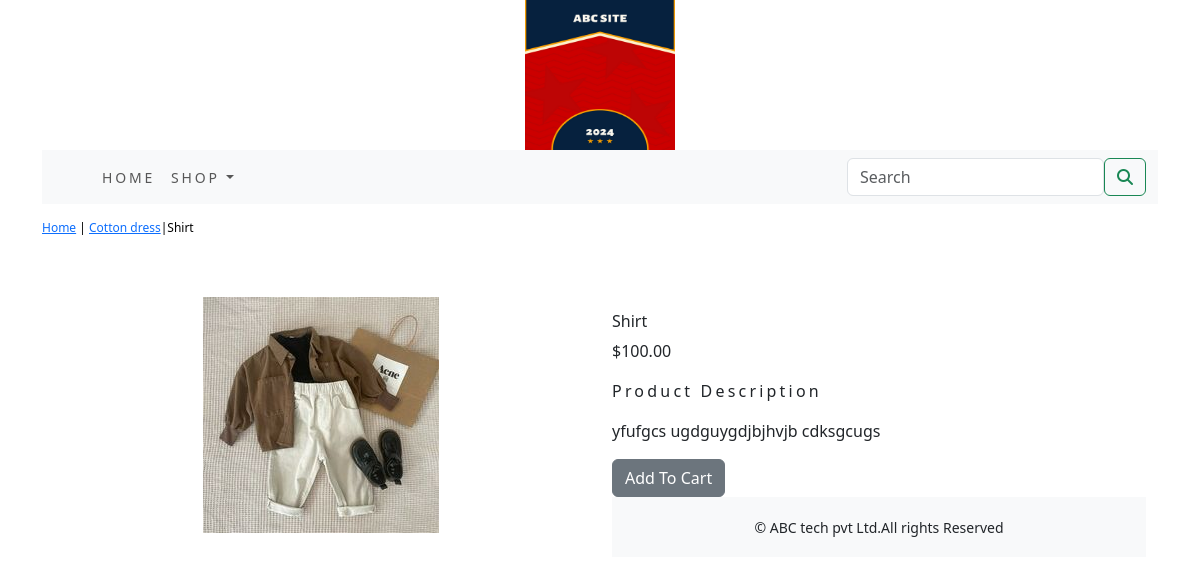
/shop/cotton-dress/shirt/, run on the app's committed database.
### shop/models.py (models this page shows, shortened)
class Product(models.Model):
    name = models.CharField(max_length=250,unique=True)
    slug = models.SlugField(max_length=250,unique=True)
    description = models.TextField(blank=True)
    price = models.DecimalField(max_digits=10,decimal_places=2)
    category = models.ForeignKey(Category,on_delete=models.CASCADE)
    image = models.ImageField(upload_to='product',blank=True)
    stock = models.IntegerField()
    available = models.BooleanField(default=True)
    created = models.DateTimeField(auto_now_add=True)
    updated = models.DateTimeField(auto_now=True)
    class Meta:
        ordering = ('name',)
        verbose_name = 'product'
        verbose_name_plural = 'products'

class Category(models.Model):
    name = models.CharField(max_length=250,unique=True)
    slug = models.SlugField(max_length=250,unique=True)
    description = models.TextField(blank=True)
    image = models.ImageField(upload_to='category',blank=True)
    class Meta:
        ordering = ('name',)
        verbose_name = 'category'
        verbose_name_plural = 'categories'
    def get_url(self):
        return reverse('shop:products_by_category',args=[self.slug])
    def __str__(self):
        return '{}'.format(self.name)

### shop/views.py (the view)
# urls.py: path('<slug:c_slug>/<slug:product_slug>/',views.proDetail,name='prodCatdetail'),
def proDetail(request,c_slug,product_slug):
    try:
        product=Product.objects.get(category__slug=c_slug,slug=product_slug)
    except Exception as e:
        raise e
    return render(request,'product.html',{'product':product})

### cart/context_processors.py (called while the page is built)
def counter(request):
    item_count=0
    if 'admin' in request.path:
        return {}
    else:
        try:
            cart=Cart.objects.filter(cart_id=_cart_id(request))
            cart_items=CartItem.objects.all().filter(cart=cart[:1])
            for cart_item in cart_items:
                item_count += cart_item.quantity
        except Cart.DoesNotExist:
            item_count =0
    return  dict(item_count=item_count)

### cart/views.py (called while the page is built)
def _cart_id(request):
    cart=request.session.session_key
    if not cart:
        cart=request.session.create()
    return cart

### shop/context_processors.py (called while the page is built)
def menu_links(request):
    links=Category.objects.all()
    return dict(links=links)

### templates/product.html (shortened to what this page needs)
{% extends 'base.html' %}
{% load static %}
{% block content %}
<div class="row my_prod_row_class">
    <div class="mx_auto">
        <p> <a href="{% url 'shop:allProdCat' %}">Home</a> | <a href="{{product.category.get_url}}">{{product.category}}</a>|{{product.name}}</p>
    </div>
</div>
<div class="container">
<br>
<div class="row">
    <div class="col-12 col-sm-12 col-md-12 col-lg-6 text-center">
        <div style="min-width:18rem">
            <img src="{{product.image.url}}" alt="{{product.name}}">
        </div>
    </div>
        <div class="col-12 col-sm-12 col-md-12 col-lg-6">
            <div>
            <h1 class="my_prod_title">{{product.name}}</h1>
            <p>${{product.price}}</p>
            <p class="my_title">Product Description</p>
            <p class="text-justify my_prod_text">{{product.description}}</p>
            {% if product.stock <= 0 %}
            <p class="text-justify my_prod_text"><b>OUT OF STOCK</b></p>
            {% else %}
            <a class="btn btn-secondary" href="{% url 'cart:add_cart' product.id %}">Add To Cart</a>
            {% endif %}
{% endblock %}

### static/css/custom.css (style rules this page uses)
.my_title { font-size:16px; text_transform:uppercase; letter-spacing:.2em; }
.my_prod_row_class { padding-top:15px; padding-bottom:20px; }
.my_prod_row_class .mx_auto { color:#000; font-size:12px; text-decoration:none; }
.my_prod_title { font-size:16px; text_transform:uppercase; letter_spacing:.2em; padding-top:15px; padding-bottom10px; }
.my_prod_text { padding-right:20px; }

### data on the page
Product: category "Cotton dress", name "Shirt", image (picture), price "100.00", description "yfufgcs ugdguygdjbjhvjb cdksgcugs"
